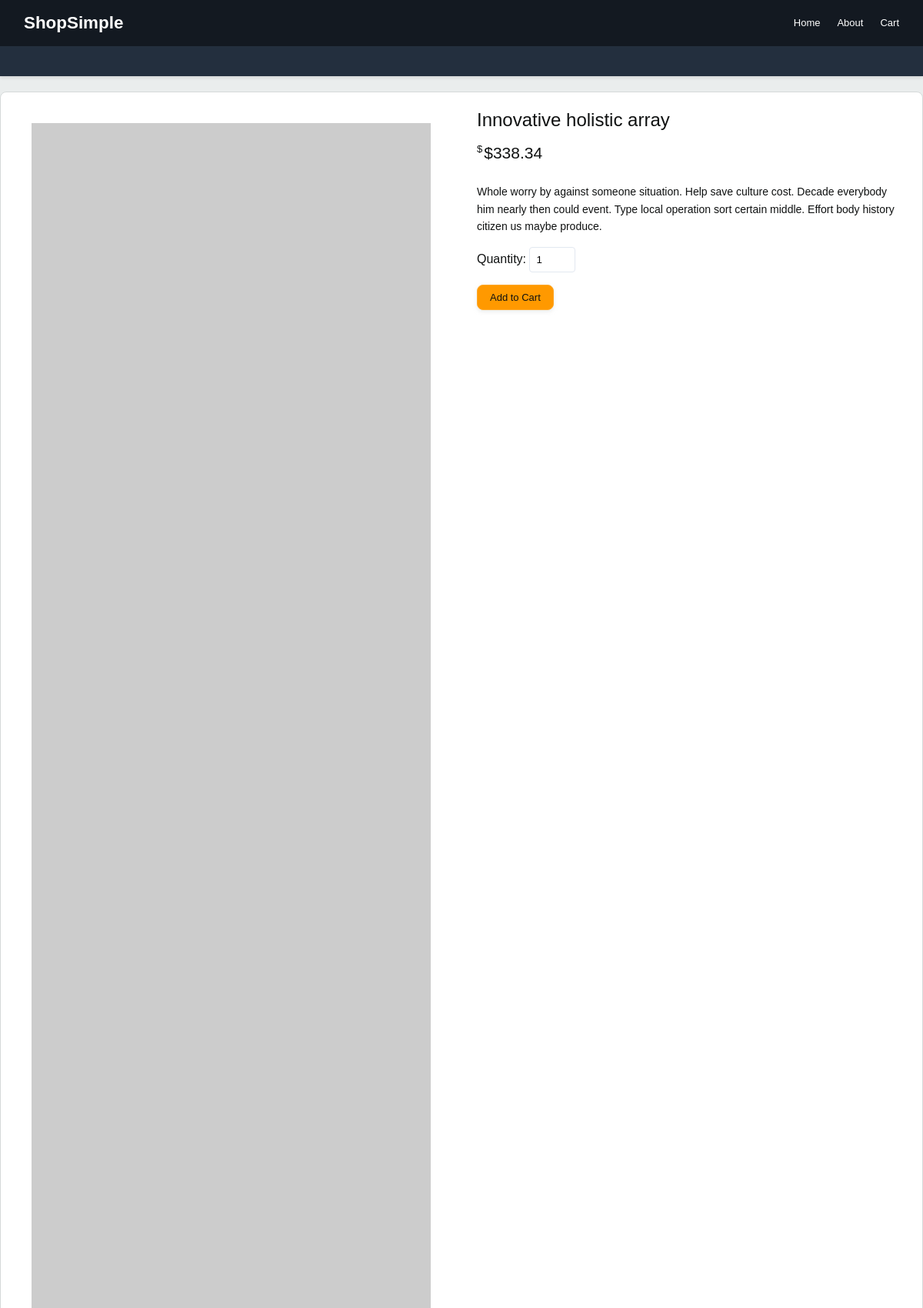
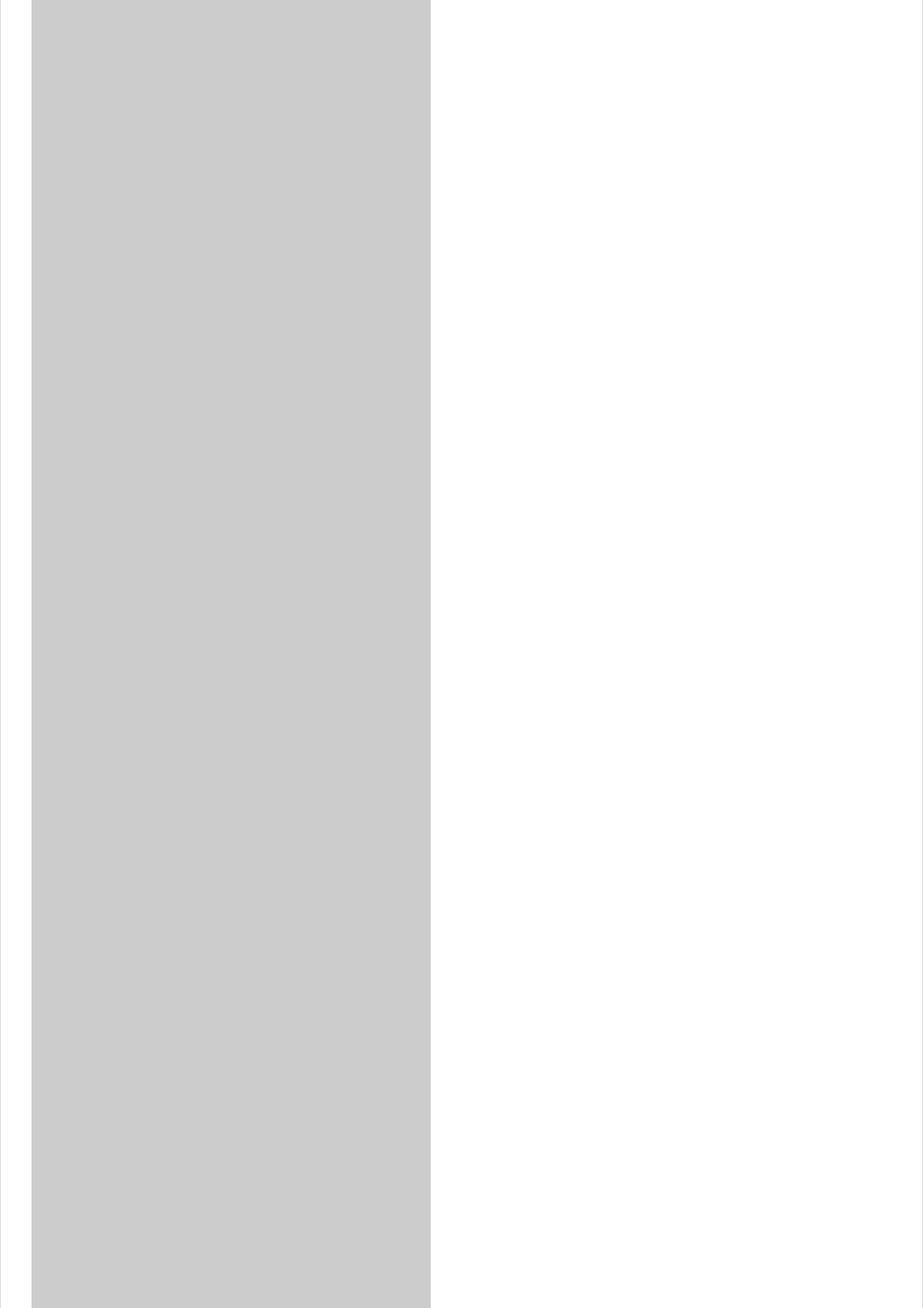
Page /product/11 (upper part) on the committed database (2 pictures, top to bottom).
### models.py (models this page shows, shortened)
class Product(db.Model):
    __tablename__ = 'products'
    id = db.Column(db.Integer, primary_key=True)
    name = db.Column(db.String(200), nullable=False)
    description = db.Column(db.Text)
    price = db.Column(db.Float, nullable=False)
    image_url = db.Column(db.String(500))
    stock_quantity = db.Column(db.Integer, default=0)
    category = db.Column(db.String(100), default='General')
    created_at = db.Column(db.DateTime, default=datetime.utcnow)

### app.py (the view)
@app.route('/product/<int:product_id>')
def product_detail(product_id):
    product = Product.query.get_or_404(product_id)
    return render_template('product.html', product=product)

### templates/product.html
{% extends 'base.html' %}
{% block content %}
<div class="product-detail">
    <div class="product-gallery">
        {% if product.image_url %}
        <img src="{{ product.image_url }}" alt="{{ product.name }}" class="product-detail-image">
        {% else %}
        <div class="product-detail-image" style="background-color: #e2e8f0; height: 400px;"></div>
        {% endif %}
    </div>
    <div class="product-meta">
        <h1>{{ product.name }}</h1>
        <div class="product-price">${{ "%.2f"|format(product.price) }}</div>
        <div class="product-description">
            {{ product.description }}
        </div>
        <form action="{{ url_for('add_to_cart', product_id=product.id) }}" method="POST">
            <div style="margin-bottom: 1rem;">
                <label for="quantity">Quantity:</label>
                <input type="number" id="quantity" name="quantity" value="1" min="1"
                    style="padding: 0.5rem; border: 1px solid #e2e8f0; border-radius: 4px; width: 60px;">
            </div>
            <button type="submit" class="btn">Add to Cart</button>
        </form>
    </div>
</div>
{% endblock %}

### static/style.css (style rules this page uses)
:root { --amazon-orange: #FF9900; --amazon-dark: #131921; --amazon-light: #232F3E; --amazon-blue: #007185; --background-color: #EAEDED; --text-color: #0F1111; --card-bg: #ffffff; --border-color: #D5D9D9; --success-color: #067D62; --warning-color: #F08804; --danger-color: #B12704; }
* { box-sizing: border-box; margin: 0; padding: 0; }
body { font-family: 'Amazon Ember', Arial, sans-serif; background-color: var(--background-color); color: var(--text-color); line-height: 1.5; }
.product-price { font-size: 21px; color: var(--text-color); font-weight: 400; margin-bottom: 8px; }
.product-price::before { content: '$'; font-size: 13px; vertical-align: super; margin-right: 2px; }
.btn { display: inline-block; padding: 8px 16px; background-color: var(--amazon-orange); color: var(--text-color); text-decoration: none; border-radius: 8px; text-align: center; border: 1px solid #FFA724; cursor: pointer; font-size: 13px; font-weight: 400; transition: all 0.2s; box-shadow: 0 2px 5px rgba(213, 217, 217, 0.5); }
.product-detail { display: grid; grid-template-columns: 1fr 1fr; gap: 40px; background: var(--card-bg); padding: 20px; border-radius: 8px; border: 1px solid var(--border-color); }
.product-detail-image { width: 100%; height: auto; border-radius: 4px; padding: 20px; background: white; }
.product-meta { display: flex; flex-direction: column; }
.product-meta h1 { font-size: 24px; font-weight: 400; margin-bottom: 12px; color: var(--text-color); line-height: 1.3; }
.product-description { margin: 16px 0; color: var(--text-color); font-size: 14px; line-height: 1.6; }

### rows in the picture
Product: name "Innovative holistic array", price "338.34", description "Whole worry by against someone situation. Help save culture cost. Decade everybody him nearly then could event. Type local operation sort certain middle. Effort body history citizen us maybe produce."
